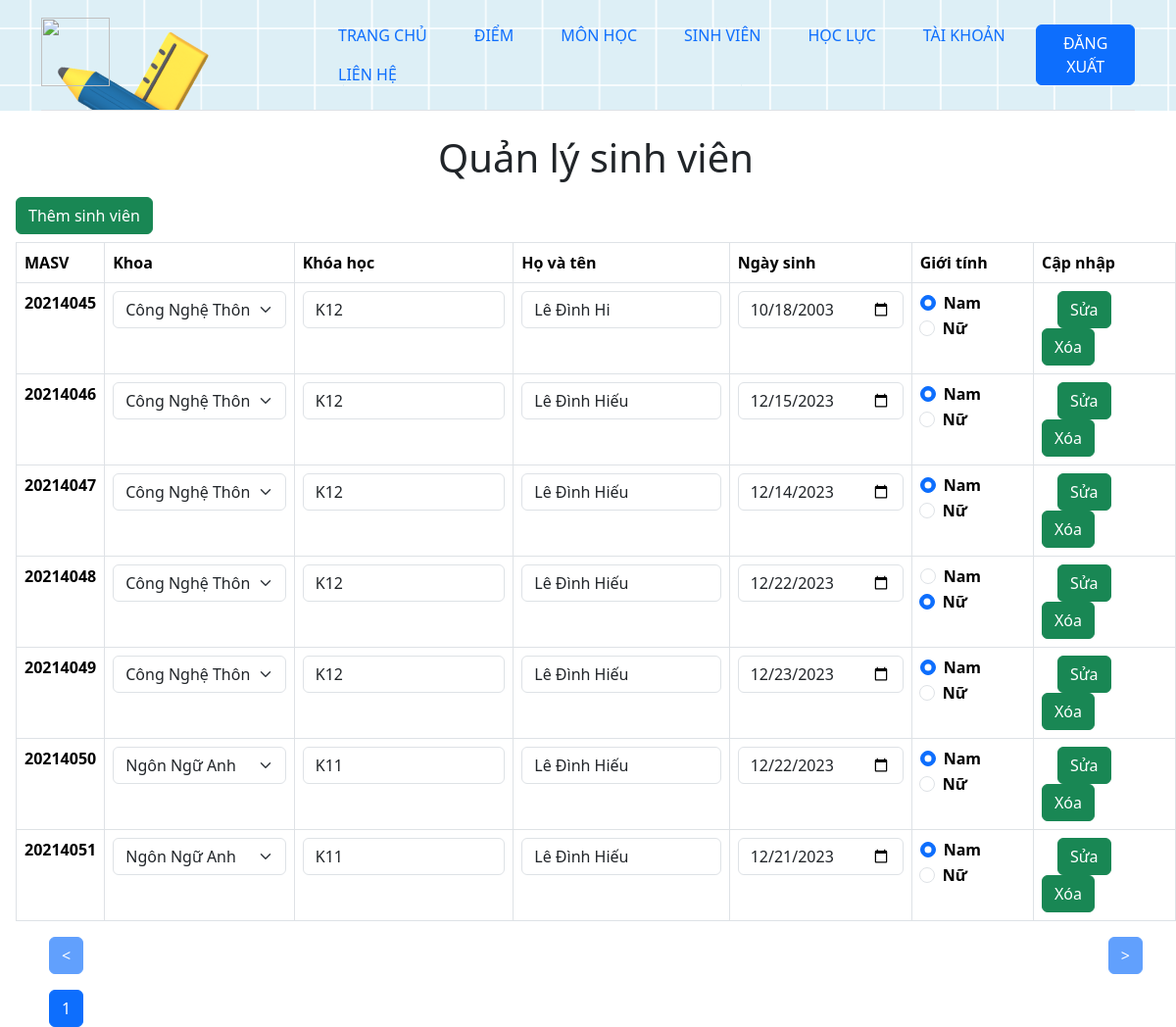
The app's page /qlsinhvien.php (signed in) with its own data.
### tables this page shows
CREATE TABLE `qlsinhvien` (
  `MASV` int(11) NOT NULL,
  `MAK` char(100) NOT NULL,
  `khoahoc` char(20) NOT NULL,
  `HOTEN` varchar(100) NOT NULL,
  `NGAYSINH` date NOT NULL,
  `GIOITINH` varchar(10) NOT NULL,
  `TBCHT` double NOT NULL DEFAULT 0,
  `XEPLOAI` varchar(20) DEFAULT NULL,
  `NGAYTHEM` datetime NOT NULL DEFAULT current_timestamp()
);

### function.php (the view, shortened to what this page needs)
<?php
    function checknam($gioitinh){
        if($gioitinh == "nam"){
            return "checked";
        }
        else{
            return "";
        }
    }
    function checknu($gioitinh){
        if($gioitinh == "Nữ"){
            return "checked";
        }
        else{
            return "";
        }
    }
    function hienthisv($page,$tranght){
        include("connectdb.php");
        $result_per_page = 8;
        $sqlselect = "SELECT * FROM qlsinhvien";
        $this_page_first_result = ($page - 1) * $result_per_page;
        $sqlselect .= " LIMIT " . $this_page_first_result . ',' . $result_per_page;
        $result = mysqli_query($connect, $sqlselect);
        if(mysqli_num_rows($result) > 0){
            while($row = mysqli_fetch_assoc($result)){
                $masv = $row["MASV"];
                $hoten = $row["HOTEN"];
                $ngaysinh = $row["NGAYSINH"];
                $gioitinh = $row["GIOITINH"];
                $mak = $row["MAK"];
                $kh = $row["khoahoc"];
                echo "<form action='capnhapsv.php' method='post'>";
                echo "<tr>";
                echo "<th>";
                echo $masv;
                echo "</th>";
                echo "<th>";
                combox("khoa".$masv,$mak);
                echo "</th>";
                echo "<th>";
                echo "<input class='". "form-control" . "' type='" . "text" . "' name='" . "kh" . $masv . "' value='" . $kh . "'";
                echo "</th>";
                echo "<th>";
                echo "<input class='". "form-control" . "' type='" . "text" . "' name='" . "hoten" . $masv . "' value='" . $hoten . "'";
                echo "</th>";
                echo "<th>";
                echo "<input class='". "form-control" . "' type='" . "date" . "' name='" . "ngaysinh" . $masv . "' value='" . $ngaysinh . "'";
                echo "</th>";
                echo "<th>";
                echo"<div class='input-group'>";
                echo  "<div class='form-check'>";
                echo "<input class='form-check-input' type='radio' name='gt" . $masv . "' id='gt1' value='nam'" . checknam($gioitinh) . " >";
                echo "<label class='form-check-label me-2' for='gt1'>";
                echo "Nam";
                echo "</label>";
                echo "</div>";
                echo "<div class='form-check'>";
                echo "<input class='form-check-input' type='radio' name='gt" . $masv . "' id='gt2' value='Nữ'" . checknu($gioitinh) . " >";
                echo "<label class='form-check-label' for='gt2'>";
                echo "Nữ";
                echo "</label>";
                echo "</div>";
                echo"</div>";
                echo "</th>";
                echo "<th>";
                echo "<input class='btn btn-success ms-3 me-3' type='submit' name='action' value='Sửa'>";
                echo "<input class='btn btn-success' type='submit' name='action' value='Xóa'>";
                echo "</th>";
                echo "</tr>";
                echo "</form>";
            }
        }
    }
    function combox($name, $value){
        echo "<select class='form-select' name='" . $name ."' id='mySelect'>";
        include("connectdb.php");
        $sqlselect = "SELECT * FROM khoa";
        $result = mysqli_query($connect, $sqlselect);
        if(mysqli_num_rows($result) > 0){
            while($row = mysqli_fetch_assoc($result)){
                $mamh = $row["MAK"];
                $tenmh = $row["TENK"];
                if ($mamh == $value) {
                    echo "<option value='" . $mamh . "' selected>" . $tenmh . "</option>";
                } else {
                    echo "<option value='" . $mamh . "'>" . $tenmh . "</option>";
                }
            }
        }
        echo "</select>";
    }
    function trang($trang,$bang,$page){
        include("connectdb.php");
        $result_per_page = 8;
        $sqlselect = "SELECT * FROM ".$bang."";
        $result = mysqli_query($connect, $sqlselect);
        $number_of_results = mysqli_num_rows($result);
        $number_of_pages = ceil($number_of_results / $result_per_page);
        echo '<div class="container">';
        echo '    <div class="row">';
        echo '        <div class="col-md-6">';
        echo '            <form action="'.$trang.'.php" method="get">';
        echo '                <button class="btn btn-primary" ' . (($page == 1) ? 'disabled' : '') . ' type="submit"><</button>';
        echo '            </form>';
        echo '        </div>';
        echo '        <div class="col-md-6 text-end">';
        echo '            <form action="'.$trang.'.php" method="get">';
        echo '                <button class="btn btn-primary" ' . (($page >= $number_of_pages) ? 'disabled' : '') . ' type="submit">></button>';
        echo '            </form>';
        echo '        </div>';
        echo '    </div>';
        echo '    <div class="row mt-3">';
        echo '        <div class="col-md-12">';
        echo '            <form action="'.$trang.'.php" method="get">';
        for ($i = 1; $i <= $number_of_pages; $i++) {
            echo '                <input class="'. mau($i,$page) .'" type="submit" name="page" value="' . $i . '">';
        }
        echo '            </form>';
        echo '        </div>';
        echo '    </div>';
        echo '</div>';
    }
    function mau($ii,$trang){
        if($ii == $trang){
            return "btn btn-primary";
        }
        else
        {
            return "btn btn-dark";
        }
    }
?>

### records on screen
qlsinhvien: MASV "20214045", khoahoc "K12", HOTEN "Lê Đình Hi", NGAYSINH "10/18/2003"
qlsinhvien: MASV "20214046", khoahoc "K12", HOTEN "Lê Đình Hiếu", NGAYSINH "12/15/2023"
qlsinhvien: MASV "20214047", khoahoc "K12", HOTEN "Lê Đình Hiếu", NGAYSINH "12/14/2023"
qlsinhvien: MASV "20214048", khoahoc "K12", HOTEN "Lê Đình Hiếu", NGAYSINH "12/22/2023"
qlsinhvien: MASV "20214049", khoahoc "K12", HOTEN "Lê Đình Hiếu", NGAYSINH "12/23/2023"
qlsinhvien: MASV "20214050", khoahoc "K11", HOTEN "Lê Đình Hiếu", NGAYSINH "12/22/2023"
qlsinhvien: MASV "20214051", khoahoc "K11", HOTEN "Lê Đình Hiếu", NGAYSINH "12/21/2023"

### other values on screen
form field value "Công Nghệ Thông Tin"
form field value "Ngôn Ngữ Anh"
